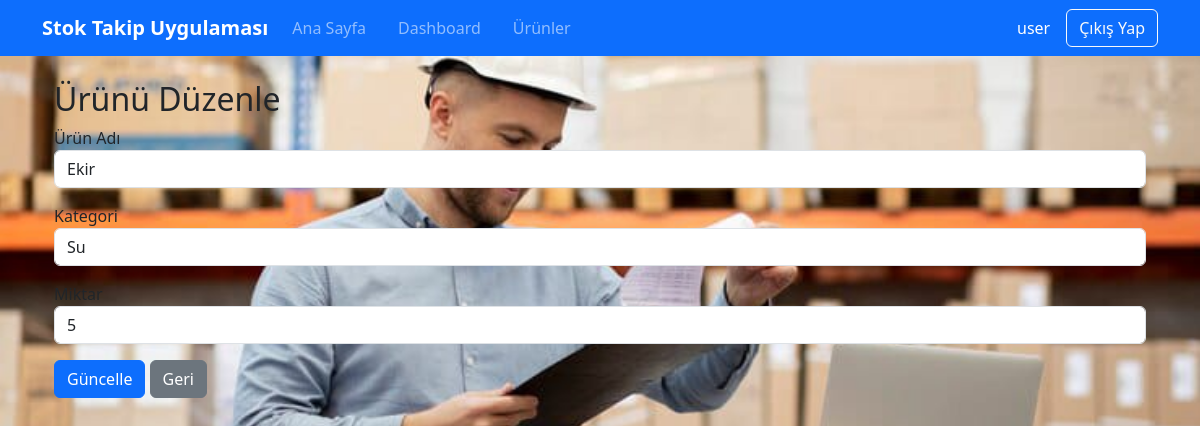
The page /urun/duzenle/3 (signed in) on the database its author committed.
### app.py (models this page shows)
class User(db.Model, UserMixin):
    id = db.Column(db.Integer, primary_key=True)
    name = db.Column(db.String(100), nullable=False)
    email = db.Column(db.String(100), unique=True, nullable=False)
    password = db.Column(db.String(100), nullable=False)

class Product(db.Model):
    id = db.Column(db.Integer, primary_key=True)
    name = db.Column(db.String(100), nullable=False)
    category = db.Column(db.String(100), nullable=False)
    quantity = db.Column(db.Integer, nullable=False)
    updated_at = db.Column(db.String(20), nullable=False)

### app.py (the view, shortened to what this page needs)
@app.route('/urun/duzenle/<int:id>', methods=['GET', 'POST'])
@login_required
def urun_duzenle(id):
    urun = Product.query.get_or_404(id)
    return render_template('urun_duzenle.html', urun=urun)

### app.py (called while the page is built)
@login_manager.user_loader
def load_user(user_id):
    return User.query.get(int(user_id))

### templates/urun_duzenle.html
{% extends "base.html" %}
{% block page_class %}urun_duzenle-background{% endblock %}
{% block content %}
<div class="container mt-4">
    <h2>Ürünü Düzenle</h2>
    <form method="POST">
        <div class="mb-3">
            <label>Ürün Adı</label>
            <input type="text" name="name" class="form-control" value="{{ urun.name }}" required>
        </div>
        <div class="mb-3">
            <label>Kategori</label>
            <input type="text" name="category" class="form-control" value="{{ urun.category }}" required>
        </div>
        <div class="mb-3">
            <label>Miktar</label>
            <input type="number" name="quantity" class="form-control" value="{{ urun.quantity }}" required>
        </div>
        <button type="submit" class="btn btn-primary">Güncelle</button>
        <a href="{{ url_for('urun_listesi') }}" class="btn btn-secondary">Geri</a>
    </form>
</div>
{% endblock %}

### templates/base.html (shortened to what this page needs)
<!DOCTYPE html>
<html lang="tr">
<head>
    <link href="https://cdn.jsdelivr.net/npm/bootstrap@5.3.0/dist/css/bootstrap.min.css" rel="stylesheet">
    <link rel="stylesheet" href="https://cdn.jsdelivr.net/npm/bootstrap-icons@1.7.2/font/bootstrap-icons.css">
    <link rel="stylesheet" href="{{ url_for('static', filename='background.css') }}">
</head>
<body class="{% block page_class %}{% endblock %}">
    <nav class="navbar navbar-expand-lg navbar-dark bg-primary">
        <div class="container">
            <a class="navbar-brand" href="/">Stok Takip Uygulaması</a>
            <div class="collapse navbar-collapse" id="navbarNav">
                <ul class="navbar-nav me-auto mb-2 mb-lg-0">
                    <li class="nav-item">
                        <a class="nav-link" href="/">Ana Sayfa</a>
                    </li>
                    <li class="nav-item">
                        <a class="nav-link" href="/dashboard">Dashboard</a>
                    </li>
                    <li class="nav-item">
                        <a class="nav-link" href="/urunler">Ürünler</a>
                    </li>
                </ul>
                <div class="auth-buttons">
                    {% if current_user.is_authenticated %}
                        <span class="navbar-text text-white me-2">{{ current_user.name }}</span>
                        <a href="/logout" class="btn btn-outline-light">Çıkış Yap</a>
                    {% else %}
                        <a href="/login" class="btn btn-outline-light">Giriş Yap</a>
                        <a href="/register" class="btn btn-light">Kayıt Ol</a>
                    {% endif %}
                </div>
            </div>
        </div>
    </nav>
    <div class="container mt-4">
        {% block content %}{% endblock %}
    </div>
</body>
</html>

### static/background.css (style rules this page uses)
.urun_duzenle-background { background-image: url('/static/img/WhatsApp Image 2025-05-15 at 16.06.56 (2).jpeg'); background-size: cover; background-position: center; background-repeat: no-repeat; background-attachment: fixed; min-height: 100vh; width: 100%; }

### templates/base.html (style rules this page uses)
.navbar-brand { font-weight: bold; }
.auth-buttons { margin-left: auto; display: flex; align-items: center; gap: 0.5rem; }
.navbar-nav { flex-direction: row; gap: 1rem; }

### rows shown on the page
User: name "user"
Product: name "Ekir", category "Su", quantity "5"
